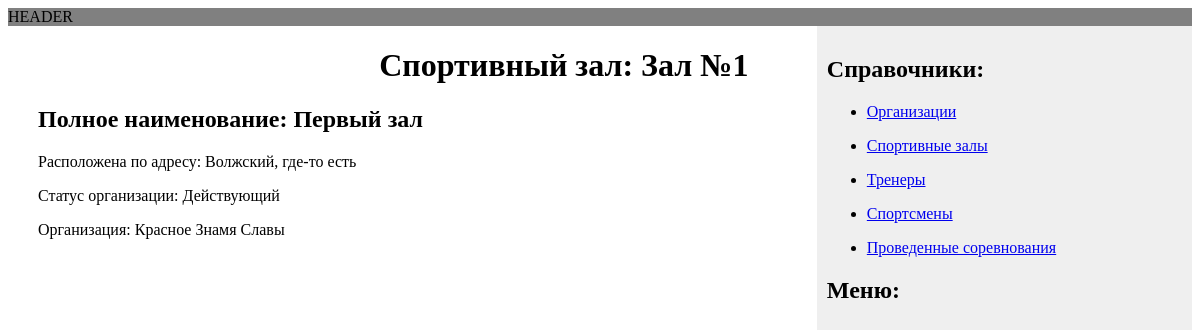
The page /tournament/gym/pervyj-zal/ on the database its author committed.
### tournament/models.py (models this page shows, shortened)
class Gym(models.Model):
    STATUS_CHOICES = (
        ('active', 'Действующий'),
        ('closed', 'Закрытый'),
    )
    organization = models.ForeignKey(Organization,
                                     verbose_name='Организация',
                                     on_delete=models.PROTECT,
                                     related_name='gyms')
    name = models.CharField(verbose_name='Полное наименование', max_length=100, unique=True)
    short_name = models.CharField(verbose_name='Сокращенное наименование', max_length=100)
    address = models.CharField(verbose_name='Адрес', max_length=150)
    slug = models.SlugField(verbose_name='Алиас', max_length=100)
    status = models.CharField(
        verbose_name='Статус',
        max_length=15,
        choices=STATUS_CHOICES,
        default='active'
    )
    objects = models.Manager()
    active = ActiveGymManager()
    class Meta:
        verbose_name = 'Спорт. зал'
        verbose_name_plural = 'Спорт. залы'
        ordering = ('short_name',)

class Organization(models.Model):
    STATUS_CHOICES = (
        ('active', 'Действующая'),
        ('not_exist', 'Не существует'),
    )
    name = models.CharField(verbose_name='Полное наименование', max_length=100, unique=True)
    short_name = models.CharField(verbose_name='Сокращенное наименование', max_length=50)
    address = models.CharField(verbose_name='Адрес', max_length=150)
    slug = models.SlugField(verbose_name='Алиас', max_length=100)
    status = models.CharField(
        verbose_name='Статус',
        max_length=15,
        choices=STATUS_CHOICES,
        default='active'
    )
    objects = models.Manager()
    active = ActiveOrganizationManager()
    class Meta:
        verbose_name = 'Организация'
        verbose_name_plural = 'Организации'
        ordering = ('short_name',)

### tournament/views.py (the view)
# urls.py: path('gym/<slug:gym>/', views.gym_detail, name='gym_detail'),
def gym_detail(request, gym):
    gym = get_object_or_404(Gym, slug=gym, status='active')
    return render(request, 'gym/detail.html', {'gym': gym})

### tournament/templates/gym/detail.html (shortened to what this page needs)
{% extends 'tournament/base.html' %}
{% block content %}
    <h1 align="right">Спортивный зал: {{ gym.short_name }}</h1>
        <h2>
            Полное наименование: {{ gym.name }}
        </h2>
        <p>Расположена по адресу: {{ gym.address }}</p>
        <p>Статус организации: {{ gym.get_status_display }}</p>
        <p>Организация: {{ gym.organization.short_name }}</p>
{% endblock %}

### tournament/static/css/mystyle.css (style rules this page uses)
html { height: 100%; width: 100%; }
body { display: flex; flex-direction: column; height: 100%; }

### rows shown on the page
Gym: short_name "Зал №1", name "Первый зал", address "Волжский, где-то есть", status "Действующий", organization.short_name "Красное Знамя Славы"
